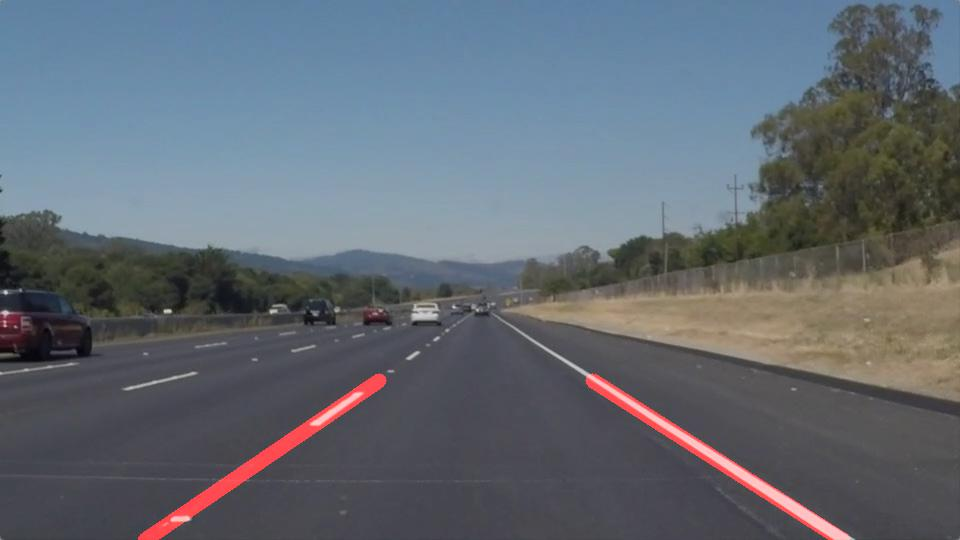
#> input picture test_images_out/solidWhiteRight.jpg, 960 x 540 px, found by its file name
$ jupyter execute --allow-errors P1.ipynb   (shell and % lines are left out)   (text cells are left out)
#> lines starting #> are read from the running program, lines starting #| are printed output that depends on the picture; after the words box and inside, x2 and y2 are one past the last pixel; in counts of white or black regions, pixels touching at a corner belong together; pictures that were not available may be replaced by others from this repository, and a replacement may not be noted
[cell 1]
#importing some useful packages
import matplotlib.pyplot as plt
import matplotlib.image as mpimg
import numpy as np
import cv2

[cell 2]
## Read in an Image

[cell 3]
#reading in an image
image = mpimg.imread('test_images/solidWhiteRight.jpg')
#> image is the input picture: shape (540, 960, 3); mean R, G, B 98.6, 106, 115

#printing out some stats and plotting
print('This image is:', type(image), 'with dimensions:', image.shape)
#| This image is: <class 'numpy.ndarray'> with dimensions: (540, 960, 3)
plt.imshow(image)  # if you wanted to show a single color channel image called 'gray', for example, call as plt.imshow(gray, cmap='gray')

[cell 4]
import math

def grayscale(img):
    """Applies the Grayscale transform
    This will return an image with only one color channel
    but NOTE: to see the returned image as grayscale
    (assuming your grayscaled image is called 'gray')
    you should call plt.imshow(gray, cmap='gray')"""
    return cv2.cvtColor(img, cv2.COLOR_RGB2GRAY)
    # Or use BGR2GRAY if you read an image with cv2.imread()
    # return cv2.cvtColor(img, cv2.COLOR_BGR2GRAY)

def canny(img, low_threshold, high_threshold):
    """Applies the Canny transform"""
    return cv2.Canny(img, low_threshold, high_threshold)

def gaussian_blur(img, kernel_size):
    """Applies a Gaussian Noise kernel"""
    return cv2.GaussianBlur(img, (kernel_size, kernel_size), 0)

def region_of_interest(img, vertices):
    """
    Applies an image mask.

    Only keeps the region of the image defined by the polygon
    formed from `vertices`. The rest of the image is set to black.
    `vertices` should be a numpy array of integer points.
    """
    #defining a blank mask to start with
    mask = np.zeros_like(img)

    #defining a 3 channel or 1 channel color to fill the mask with depending on the input image
    if len(img.shape) > 2:
        channel_count = img.shape[2]  # i.e. 3 or 4 depending on your image
        ignore_mask_color = (255,) * channel_count
    else:
        ignore_mask_color = 255

    #filling pixels inside the polygon defined by "vertices" with the fill color
    cv2.fillPoly(mask, vertices, ignore_mask_color)

    #returning the image only where mask pixels are nonzero
    masked_image = cv2.bitwise_and(img, mask)
    return masked_image


def draw_lines(img, lines, color=[255, 0, 0], thickness=13):
    """
    NOTE: this is the function you might want to use as a starting point once you want to
    average/extrapolate the line segments you detect to map out the full
    extent of the lane (going from the result shown in raw-lines-example.mp4
    to that shown in P1_example.mp4).

    Think about things like separating line segments by their
    slope ((y2-y1)/(x2-x1)) to decide which segments are part of the left
    line vs. the right line.  Then, you can average the position of each of
    the lines and extrapolate to the top and bottom of the lane.

    This function draws `lines` with `color` and `thickness`.
    Lines are drawn on the image inplace (mutates the image).
    If you want to make the lines semi-transparent, think about combining
    this function with the weighted_img() function below
    """

    y_max = y_min = img.shape[0]

    pos_m = []
    pos_c = []
    neg_m = []
    neg_c = []

    for line in lines:
        for x1,y1,x2,y2 in line:


            m = (y2-y1)/(x2-x1)
            c = y2 - (m*x2)

            if abs(m) > 0.325 and 0.0 < m < math.inf:
                pos_m.append(m)
                pos_c.append(c)

            elif  abs(m) > 0.325 and 0.0 > m > -math.inf:
                neg_m.append(m)
                neg_c.append(c)


            y_min = min(y_min, y1, y2)

    y_min = y_min+40


    pos_m_avg = np.mean(pos_m)
    neg_m_avg = np.mean(neg_m)

    pos_c_avg = np.mean(pos_c)
    neg_c_avg = np.mean(neg_c)

    if len(pos_m) > 0:
        x_max = int((y_max - pos_c_avg)/pos_m_avg)
        x_min = int((y_min - pos_c_avg)/pos_m_avg)
        cv2.line(img, (x_min, y_min), (x_max, y_max), color, thickness)

    if len(neg_m) > 0:
        x_max = int((y_max - neg_c_avg)/neg_m_avg)
        x_min = int((y_min - neg_c_avg)/neg_m_avg)
        cv2.line(img, (x_min, y_min), (x_max, y_max), color, thickness)


def hough_lines(img, rho, theta, threshold, min_line_len, max_line_gap):
    """
    `img` should be the output of a Canny transform.

    Returns an image with hough lines drawn.
    """
    lines = cv2.HoughLinesP(img, rho, theta, threshold, np.array([]), minLineLength=min_line_len, maxLineGap=max_line_gap)
    line_img = np.zeros((img.shape[0], img.shape[1], 3), dtype=np.uint8)
    draw_lines(line_img, lines)
    return line_img

# Python 3 has support for cool math symbols.

def weighted_img(img, initial_img, α=0.8, β=1., γ=0.):
    """
    `img` is the output of the hough_lines(), An image with lines drawn on it.
    Should be a blank image (all black) with lines drawn on it.

    `initial_img` should be the image before any processing.

    The result image is computed as follows:

    initial_img * α + img * β + γ
    NOTE: initial_img and img must be the same shape!
    """
    return cv2.addWeighted(initial_img, α, img, β, γ)

[cell 5]
import os
test_images = os.listdir("test_images/")

[cell 6]
# TODO: Build your pipeline that will draw lane lines on the test_images
# then save them to the test_images_output directory.


def perform_computations(image):


    plt.title('original image')
    plt.imshow(image)
    plt.figure()
#     plt.imsave('test_images_out/original.jpg', image)

    grayscale_img = grayscale(image)

    plt.title('grayscaled image')
    plt.imshow(grayscale_img, cmap = 'gray')
    plt.figure()
#     plt.imsave('test_images_out/grayscaled.jpg', grayscale_img)


    gaussian_kernel_size = 3
    gaussian = gaussian_blur(grayscale_img, gaussian_kernel_size)

# [4 lines of commented-out code are left out]


    edges = canny(gaussian, 0, 150)

    plt.title('Canny Edge Detection')
    plt.imshow(edges, cmap = 'gray')
    plt.figure()
#     plt.imsave('test_images_out/canny.jpg', edges)

    trapezoid_vertices = np.array([[100,550],[900,550],[600,340],[400,340]], dtype=np.int32)
    image_with_roi = region_of_interest(edges, np.int32([trapezoid_vertices]))

    plt.title('image with trapezoid roi ')
    plt.imshow(image_with_roi, cmap = 'gray')
    plt.figure()
#     plt.imsave('test_images_out/roi.jpg', image_with_roi)


    param_rho = 1
    param_theta = np.pi/180
    param_threshold = 15
    param_min_line_length = 10
    param_max_line_gap = 10

    hough_image = hough_lines(image_with_roi, param_rho, param_theta, param_threshold, param_min_line_length, param_max_line_gap)

    plt.title('hough lines')
    plt.imshow(hough_image, cmap = 'gray')
    plt.figure()
#     plt.imsave('test_images_out/hough.jpg', hough_image)


    weighted_image = weighted_img(hough_image, image)

    plt.title('weighted image')
    plt.imshow(weighted_image)
    plt.figure()
#     plt.imsave('test_images_out/weighted.jpg', weighted_image)


    return weighted_image

for image_file in test_images:
    img = plt.imread('test_images/' + image_file)
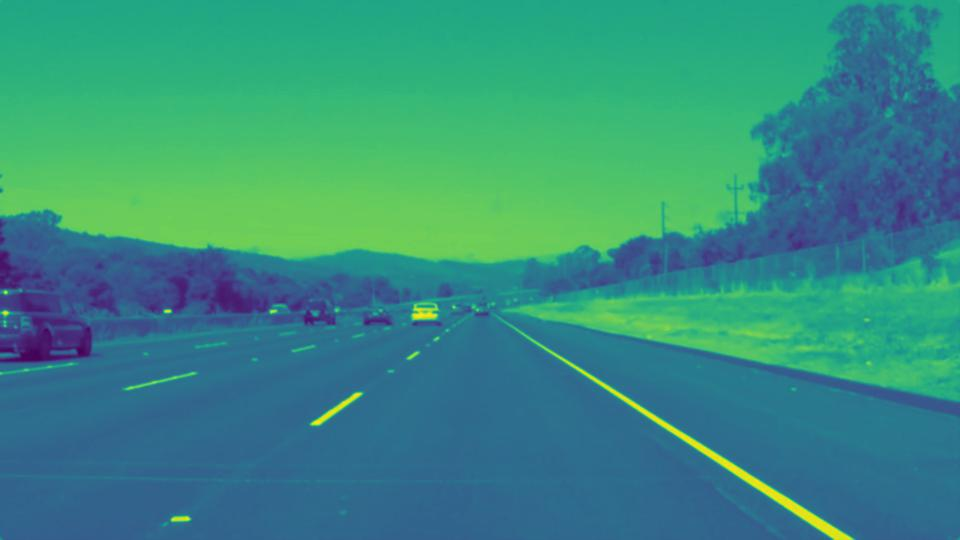
#> input picture test_images_out/Gaussian.jpg, 960 x 540 px, given as the content of the folder test_images/, which was not available
#> img is the input picture: shape (540, 960, 3); mean R, G, B 54.1, 141.5, 128.9
    img = perform_computations(img)
#> in grayscale, `return cv2.cvtColor(img, cv2.COLOR_RGB2GRAY)`:
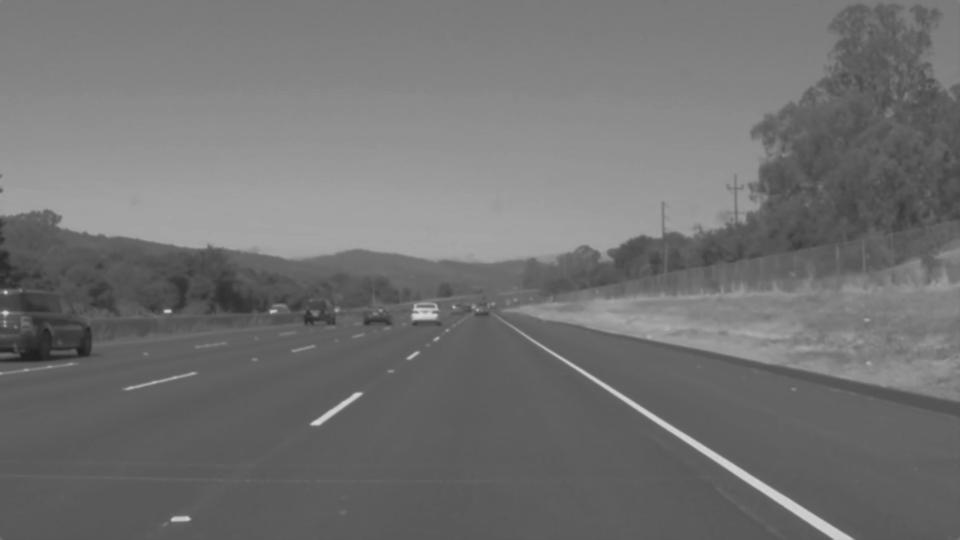
#> returned value: shape (540, 960); min 27, max 216, mean 113.9
#> in canny, `return cv2.Canny(img, low_threshold, high_threshold)`:
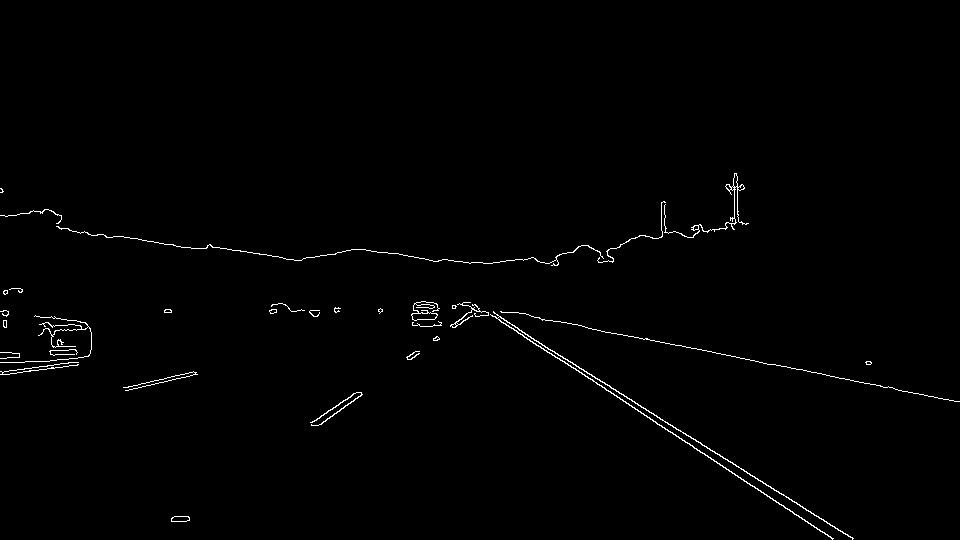
#> returned value: shape (540, 960); 0.86% white in thin lines or dots, all inside (x1, y1, x2, y2) = (0, 173, 960, 540)
#> in region_of_interest, `cv2.fillPoly(mask, vertices, ignore_mask_color)`:
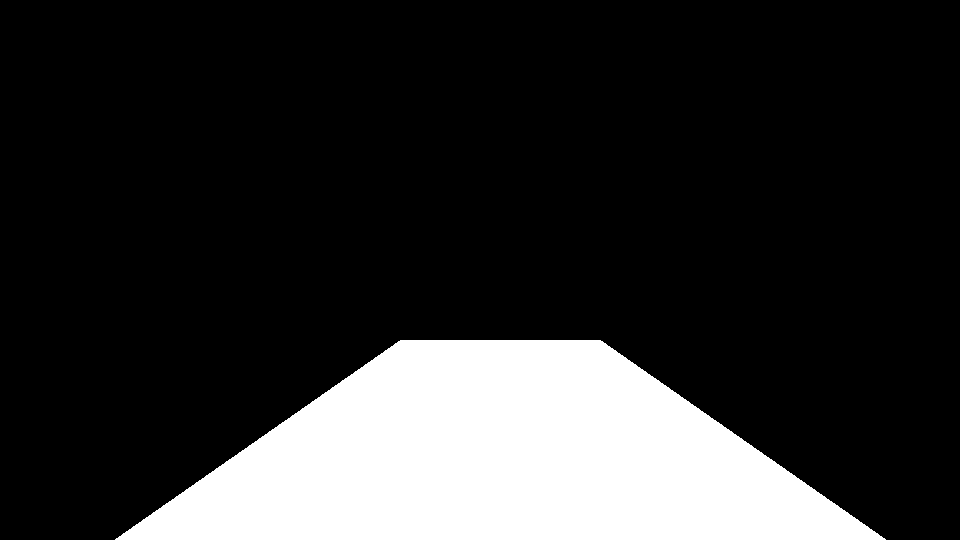
#> mask: shape (540, 960); 18.8% white; 1 white region, box (x1, y1, x2, y2) and area: (115, 340, 886, 540) 97286
#> in region_of_interest, `masked_image = cv2.bitwise_and(img, mask)`:
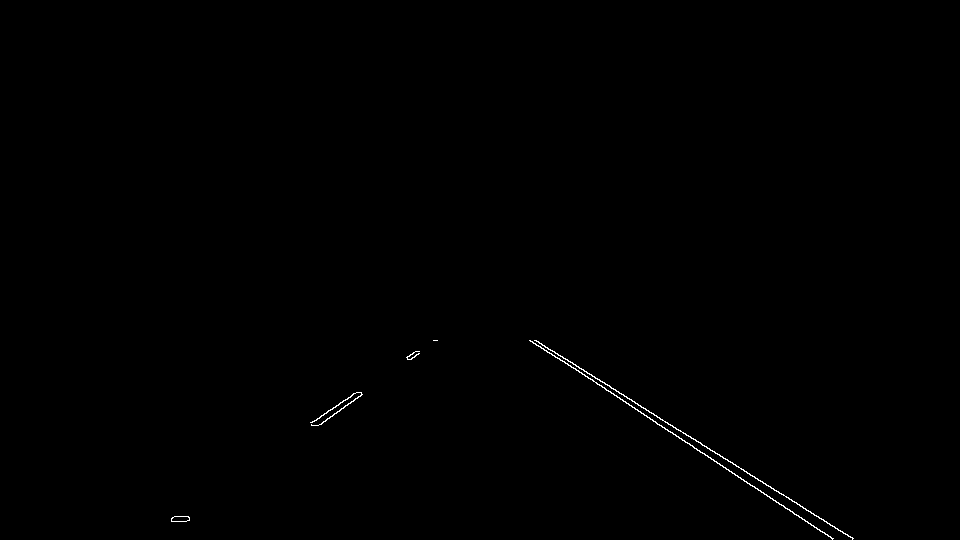
#> masked_image: shape (540, 960); 0.25% white in thin lines or dots, all inside (x1, y1, x2, y2) = (171, 340, 854, 540)
#> in hough_lines, `lines = cv2.HoughLinesP(img, rho, theta, threshold, np.array([]), minL..`: lines = 13 rows, first 6: [535, 340, 853, 538], [588, 378, 833, 538], [530, 340, 692, 445], [318, 425, 361, 394], [311, 424, 356, 392], [694, 448, 832, 538]
#> the loop in draw_lines, `for line in lines:` made 13 passes
#> line on passes 1 to 12: [[535, 340, 853, 538]], [[588, 378, 833, 538]], [[530, 340, 692, 445]], [[318, 425, 361, 394]], [[311, 424, 356, 392]], [[694, 448, 832, 538]], [[314, 421, 353, 393]], [[321, 424, 362, 394]], [[174, 516, 188, 516]], [[319, 417, 333, 407]], [[529, 340, 555, 357]], [[317, 425, 345, 405]]
#> after the loop in draw_lines, `for line in lines:`: neg_c = [654.3, 645.2, 646.4, 658.9, 644.9, 651.4]; neg_m = [-0.721, -0.711, -0.718, -0.732, -0.714, -0.714]; pos_c = [6.89, -6, -3.52, -4.61, -5.88]; pos_m = [0.623, 0.653, 0.648, 0.652, 0.654]
#> in draw_lines, `pos_m_avg = np.mean(pos_m)`: pos_m_avg = 0.646
#> in draw_lines, `neg_m_avg = np.mean(neg_m)`: neg_m_avg = -0.718
#> in draw_lines, `pos_c_avg = np.mean(pos_c)`: pos_c_avg = -2.63
#> in draw_lines, `neg_c_avg = np.mean(neg_c)`: neg_c_avg = 650.2
#> in draw_lines, `x_max = int((y_max - pos_c_avg)/pos_m_avg)`: x_max = 840
#> in draw_lines, `x_min = int((y_min - pos_c_avg)/pos_m_avg)`: x_min = 592
#> in draw_lines, `x_max = int((y_max - neg_c_avg)/neg_m_avg)`: x_max = 153
#> in draw_lines, `x_min = int((y_min - neg_c_avg)/neg_m_avg)`: x_min = 376
#> in draw_lines, `cv2.line(img, (x_min, y_min), (x_max, y_max), color, thickness)`:
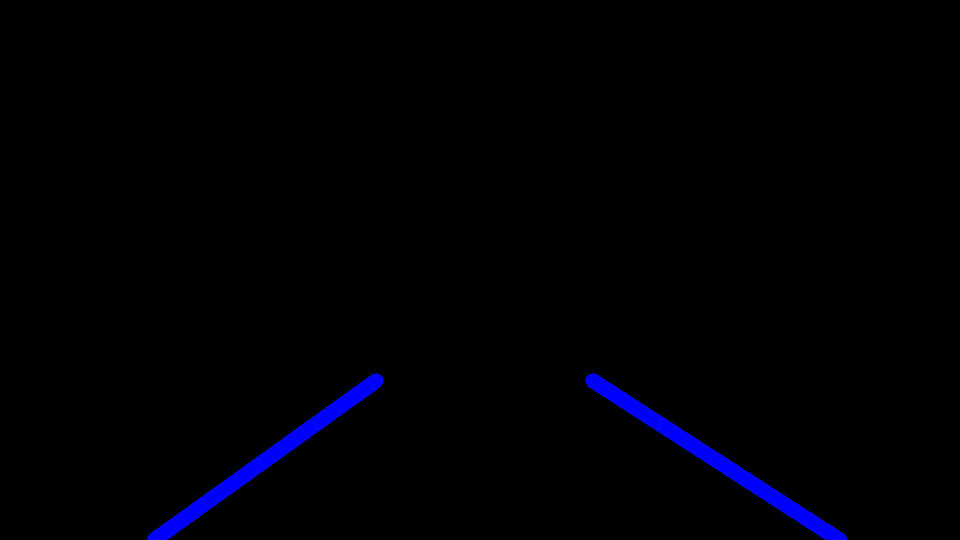
#> img: shape (540, 960, 3); mean of channels 0, 1, 2 4.3, 0, 0; drawn as B, G, R
#> in weighted_img, `return cv2.addWeighted(initial_img, α, img, β, γ)`:
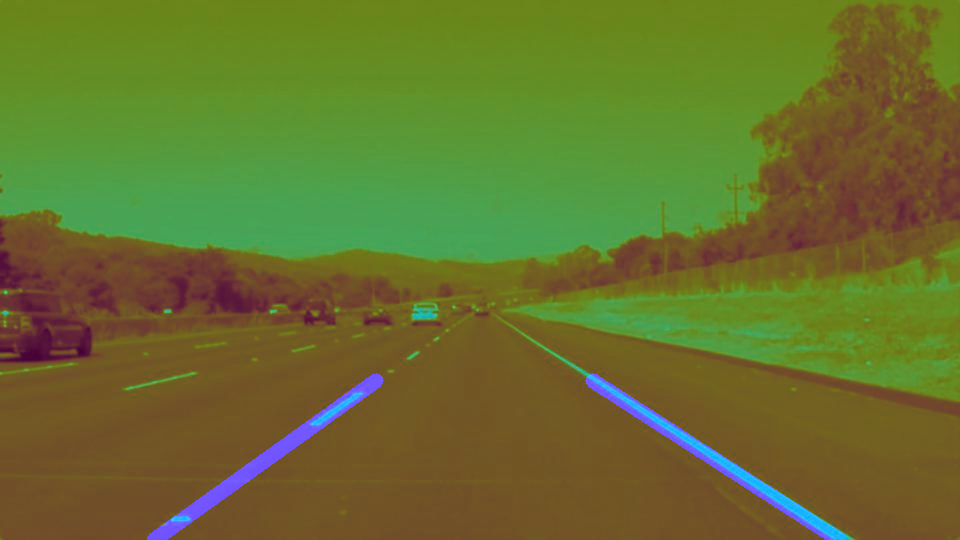
#> returned value: shape (540, 960, 3); mean of channels 0, 1, 2 46.3, 113.2, 103.1; drawn as B, G, R
    plt.imsave('test_images_out/' + image_file, img)
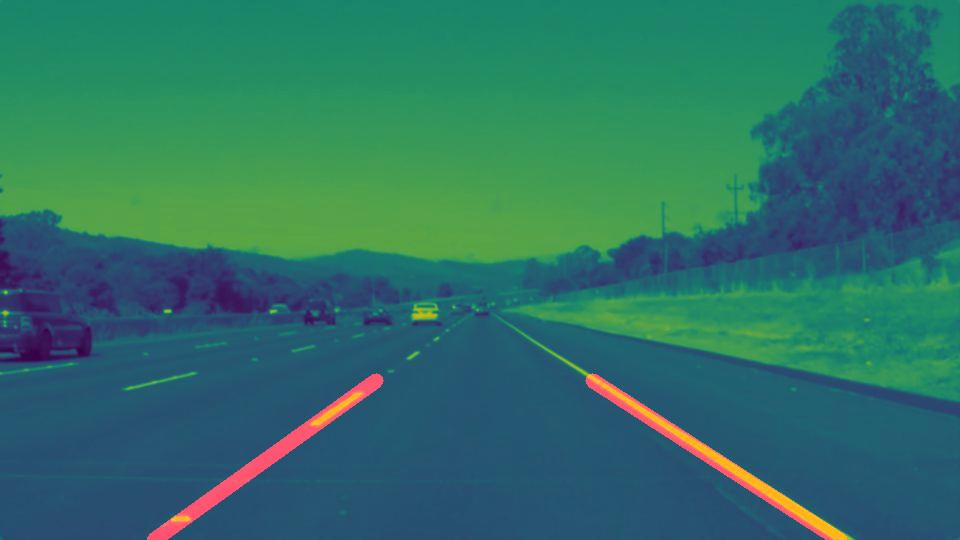
#> saved as Gaussian.jpg: shape (540, 960, 3); mean R, G, B 46.3, 113.1, 103.2

# lined_image = perform_computations(image)
